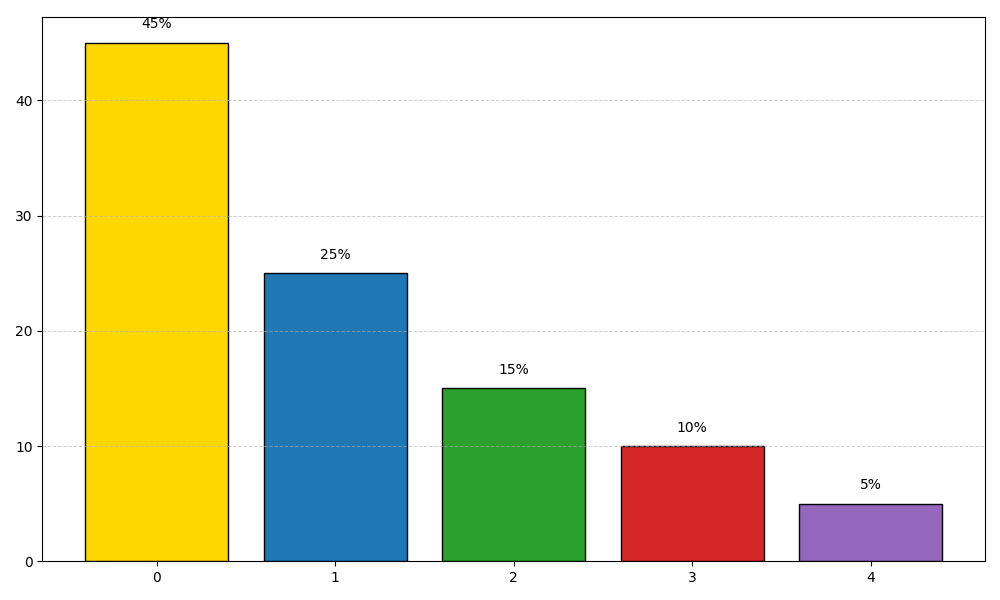

Generate this figure with Python:
import matplotlib.pyplot as plt
import numpy as np

# Data setup
energy_contribution = np.array([45, 25, 15, 10, 5])  # Percentage values

# Define colors for each source
colors = ['#FFD700', '#1f77b4', '#2ca02c', '#d62728', '#9467bd']

# Create the figure and axis objects
fig, ax = plt.subplots(figsize=(10, 6))

# Creating the vertical bar chart
bars = ax.bar(range(len(energy_contribution)), energy_contribution, color=colors, edgecolor='black')

# Annotating each bar with the percentage value
for bar, contribution in zip(bars, energy_contribution):
    height = bar.get_height()
    ax.text(bar.get_x() + bar.get_width() / 2, height + 1, f'{height}%', va='bottom', ha='center', fontsize=10, color='black')

# Adding grid to the primary y-axis
ax.yaxis.grid(True, linestyle='--', linewidth=0.7, alpha=0.6)

# Automatically adjust the layout to prevent overlapping
plt.tight_layout()

# Display the plot
plt.show()
